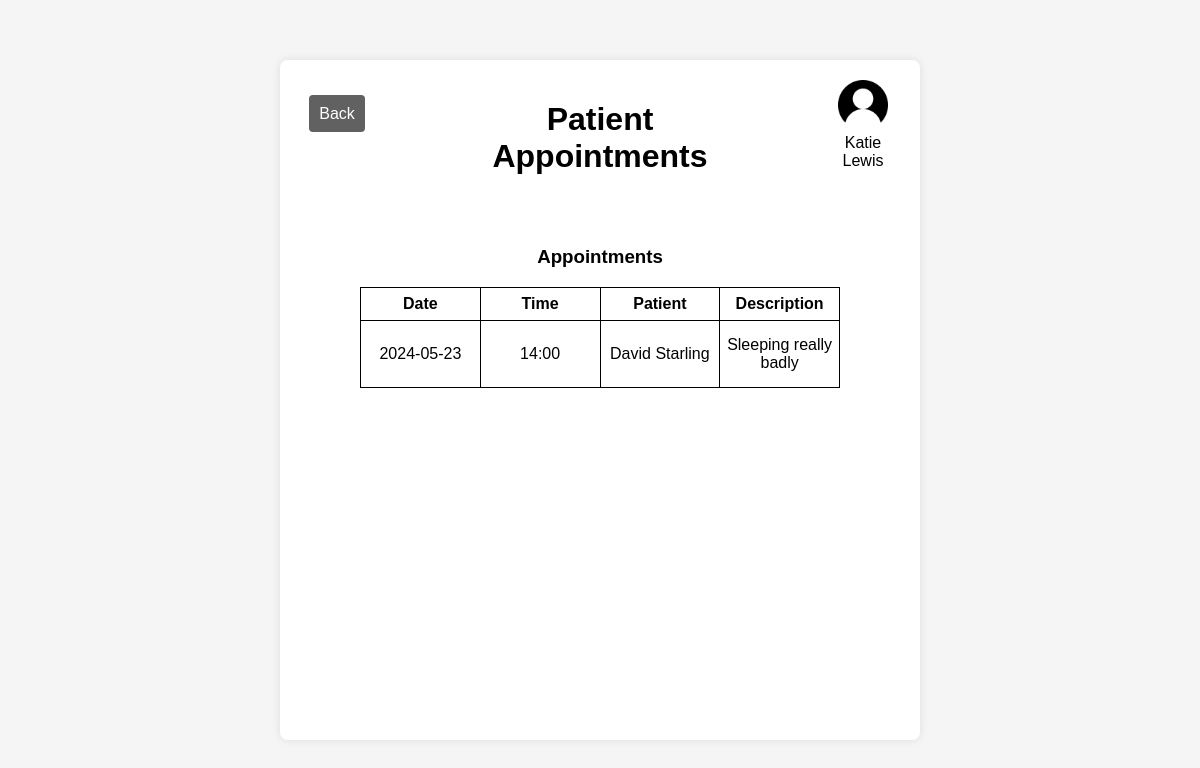
/medical/view_appts.php (signed in), run on the app's committed database.
### tables this page shows
CREATE TABLE `appointments` (
  `appointment_id` int(11) NOT NULL,
  `date` date DEFAULT NULL,
  `time` varchar(10) DEFAULT NULL,
  `staff_user_id` int(11) DEFAULT NULL,
  `patient_user_id` int(11) DEFAULT NULL,
  `description` varchar(255) DEFAULT NULL
);

### medical/view_appts.php (the view, shortened to what this page needs)
<!DOCTYPE html>
<html lang="en">
<head>
  <?php include('/Applications/XAMPP/xamppfiles/htdocs/HospitalManagementSystem/includes/header.php'); ?>
</head>
<body>
  <div class="dashboard">
    <header>
      <div class="btn_logout"><a href="m_home.php">Back</a></div>
      <h1>Patient Appointments</h1>
      <div class="icon">
        <img src="/HospitalManagementSystem/images/user_icon.png"
          alt="User" width="50" height="50">
        <?php
          echo $_SESSION['user_firstName']." ".$_SESSION['user_surname'];
        ?>
      </div>
    </header>
    <main>
        <div class="result_table">
            <h3>Appointments</h3>
            <form action="view_health.php" class="sql_results" method="post">
              <table>
                  <tr>
                    <th>Date</th>
                    <th>Time</th>
                    <th>Patient</th>
                    <th>Description</th>
                  </tr>
                    <?php
                      $sql = "SELECT a.appointment_id, a.date, a.time, CONCAT(u_patient.first_name, ' ', u_patient.surname) AS patient,
                      a.description
                        FROM appointments a
                        INNER JOIN users u_staff ON a.staff_user_id = u_staff.user_id
                        INNER JOIN users u_patient ON a.patient_user_id = u_patient.user_id
                        WHERE u_staff.email_address = ?";
                      $stmt = mysqli_prepare($conn, $sql);
                      mysqli_stmt_bind_param($stmt, "s", $_SESSION['email_address']);
                      mysqli_stmt_execute($stmt);
                      $result = mysqli_stmt_get_result($stmt);
                      if (mysqli_num_rows($result) > 0) {
                        while ($row = mysqli_fetch_assoc($result)) {
                            echo "<tr>";
                            echo "<td>" . $row['date'] . "</td>";
                            echo "<td>" . $row['time'] . "</td>";
                            echo "<td>" . $row['patient'] . "</td>";
                            echo "<td>" . $row['description'] . "</td>";
                            echo "</tr>";
                        }
                        echo "</table>";
                      } else{
                        echo "<tr><td colspan='4'>You have no appointments.</td></tr>";
                      }
                    ?>
            </form>
        </div>
    </main>
  </div>
</body>
</html>

### styles/desktop.css (style rules this page uses)
body { font-family: Arial, sans-serif; background-color: #f5f5f5; margin: 0; padding: 0; display: flex; justify-content: center; align-items: center; height: 100vh; }
main { display: flex; flex-direction: column; justify-content: space-around; align-items: center; flex-wrap: wrap; align-content: stretch; height:80%; }
main .result_table { display: flex; flex-direction: column; align-items: center; align-content: flex-start; height:80%; }
.dashboard { background-color: #fff; padding: 20px; border-radius: 8px; height:80vh; width:50vw; box-shadow: 0 0 10px rgba(0, 0, 0, 0.1); text-align: center; }
.dashboard header { display:flex; flex-direction: row; justify-content: space-between; height:15%; }
.dashboard header h1 { width:50%; }
.icon { width: 74px }
.btn_logout a { text-decoration: none; width: 25%; background-color: #616161; margin: 0 auto; color: #fff; border: none; padding: 10px; border-radius: 4px; cursor: pointer; transition: background-color 0.3s ease; }
.btn_logout { height:64px; width:74px; margin-top:25px; margin-bottom:15px; }
.result_table { overflow-y: auto; }
table, tr,th, td { border: 1px solid black; }
table { table-layout: fixed; width: 80%; border-collapse: collapse; }
td, th { height:30px; text-wrap: wrap; }
td { padding:15px 0px; }
th { color: black; }
.sql_results table { width: 80%; margin-left:10%; margin-right:10%; }
.sql_results { display:flex; flex-wrap: wrap; flex-direction: row; align-items: center; }

### data on the page
appointments: date "2024-05-23", time "14:00", patient "David Starling", description "Sleeping really badly"

### other printed values
$_SESSION['user_firstName'] "Katie"
$_SESSION['user_surname'] "Lewis"
